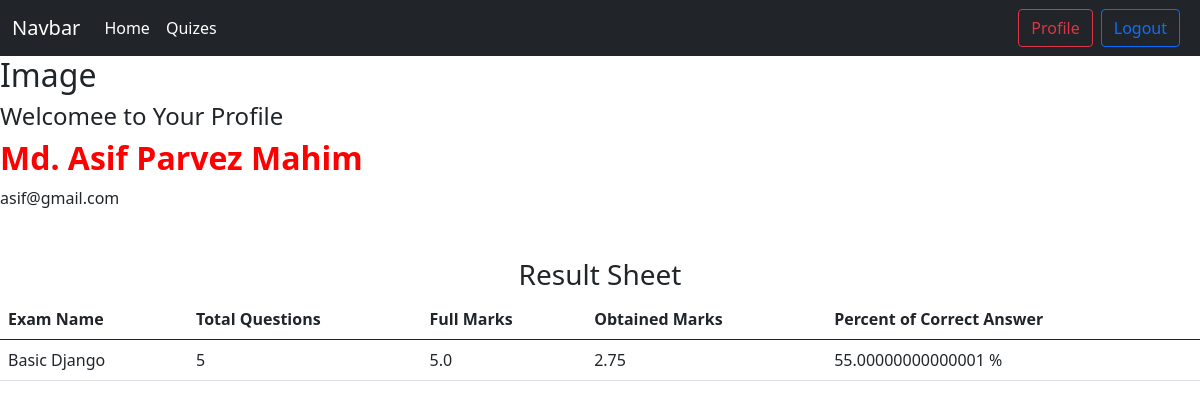
The app's page /authorizaion/profile/ (signed in) with its own data.
### result/models.py (models this page shows)
class Result(models.Model):
    quiz = models.ForeignKey(Quiz, on_delete=models.CASCADE)
    user = models.ForeignKey(User, on_delete=models.CASCADE)
    score = models.FloatField()
    exam_name = models.CharField(max_length=500, blank=True, null=True)
    total_questions = models.CharField(max_length=500, blank=True, null=True)
    percent = models.CharField(max_length=500, blank=True, null=True)
    fullMarks = models.CharField(max_length=500, blank=True, null=True)
    def __str__(self):
        return str(self.pk)

### accounts/views.py (the view)
# urls.py: path("profile/", views.profile, name="profile"),
def profile(request):
    result_history = Result.objects.filter(user=request.user)
    print(result_history)
    return render(request, "profile.html", {"result": result_history})

### accounts/templates/profile.html (shortened to what this page needs)
{% extends "base.html" %}<br />
 {%block content%}
  <div class="user_info">
    <h2>Image</h2>
    <h4>Welcomee to Your Profile</h4>
    <h2>
      <span class="username"
        >{{request.user.first_name }} {{request.user.last_name}}</span
      >
    </h2>
    <p>{{request.user.email }}</p>
  </div>
<div class="res_sheet mt-5">
  <h3 class="text-center">Result Sheet</h3>
<table class="table">
  <thead>
      <tr>
          <th scope="col">Exam Name</th>
          <th scope="col">Total Questions</th>
          <th scope="col">Full Marks</th>
          <th scope="col">Obtained Marks</th>
          <th scope="col">Percent of Correct Answer</th>
      </tr>
  </thead>
  <tbody>
    {%for res in result%}
      <tr>
        <td>{{res.exam_name}}</td>
        <td>{{res.total_questions}}</td>
        <td>{{res.fullMarks}}</td>
        <td>{{res.score}}</td>
        <td>{{res.percent}} %</td>
      </tr>
    {%endfor%}
  </tbody>
</table>
</div>
{%endblock%}

### accounts/templates/profile.html (style rules this page uses)
.username { color: red; font-weight: bold; }

### records on screen
Result: exam_name "Basic Django", total_questions "5", fullMarks "5.0", score "2.75", percent "55.00000000000001"

### other values on screen
{{ request.user.first_name }} "Md. Asif"
{{ request.user.last_name }} "Parvez Mahim"
{{ request.user.email }} "asif@gmail.com"
